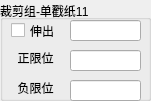
    <widget class="QGroupBox" name="Cylinder_24">
     <property name="geometry">
      <rect>
       <x>230</x>
       <y>440</y>
       <width>151</width>
       <height>101</height>
      </rect>
     </property>
     <property name="title">
      <string>裁剪组-单戳纸11</string>
     </property>
     <property name="alignment">
      <set>Qt::AlignLeading|Qt::AlignLeft|Qt::AlignVCenter</set>
     </property>
     <widget class="QCheckBox" name="check_OpenCylinder_24">
      <property name="geometry">
       <rect>
        <x>11</x>
        <y>21</y>
        <width>61</width>
        <height>19</height>
       </rect>
      </property>
      <property name="sizePolicy">
       <sizepolicy hsizetype="Minimum" vsizetype="Fixed">
        <horstretch>0</horstretch>
        <verstretch>0</verstretch>
       </sizepolicy>
      </property>
      <property name="text">
       <string>伸出</string>
      </property>
     </widget>
     <widget class="QLineEdit" name="lineEdit_CylinderCmd_24">
      <property name="geometry">
       <rect>
        <x>70</x>
        <y>20</y>
        <width>71</width>
        <height>21</height>
       </rect>
      </property>
      <property name="text">
       <string/>
      </property>
     </widget>
     <widget class="QLineEdit" name="lineEdit_CylinderPosStatus_24">
      <property name="geometry">
       <rect>
        <x>70</x>
        <y>50</y>
        <width>71</width>
        <height>21</height>
       </rect>
      </property>
      <property name="text">
       <string/>
      </property>
      <property name="alignment">
       <set>Qt::AlignCenter</set>
      </property>
     </widget>
     <widget class="QLabel" name="label_CylinderPosStatus_24">
      <property name="geometry">
       <rect>
        <x>10</x>
        <y>50</y>
        <width>51</width>
        <height>16</height>
       </rect>
      </property>
      <property name="text">
       <string>正限位</string>
      </property>
      <property name="alignment">
       <set>Qt::AlignCenter</set>
      </property>
     </widget>
     <widget class="QLineEdit" name="lineEdit_CylinderNegStatus_24">
      <property name="geometry">
       <rect>
        <x>70</x>
        <y>80</y>
        <width>71</width>
        <height>21</height>
       </rect>
      </property>
      <property name="text">
       <string/>
      </property>
      <property name="alignment">
       <set>Qt::AlignCenter</set>
      </property>
     </widget>
     <widget class="QLabel" name="label_CylinderNegStatus_24">
      <property name="geometry">
       <rect>
        <x>10</x>
        <y>80</y>
        <width>51</width>
        <height>16</height>
       </rect>
      </property>
      <property name="text">
       <string>负限位</string>
      </property>
      <property name="alignment">
       <set>Qt::AlignCenter</set>
      </property>
     </widget>
    </widget>
